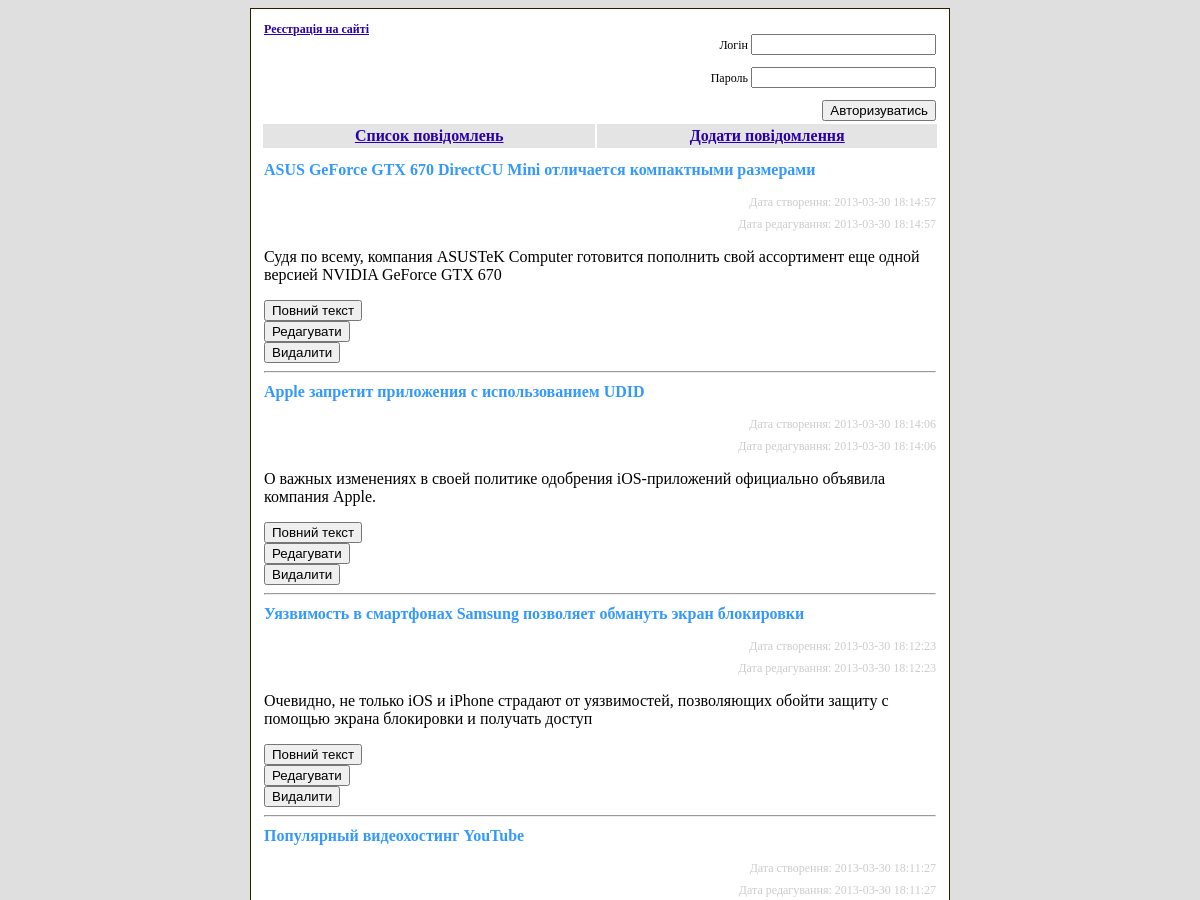
The app's page / (upper part), older data.
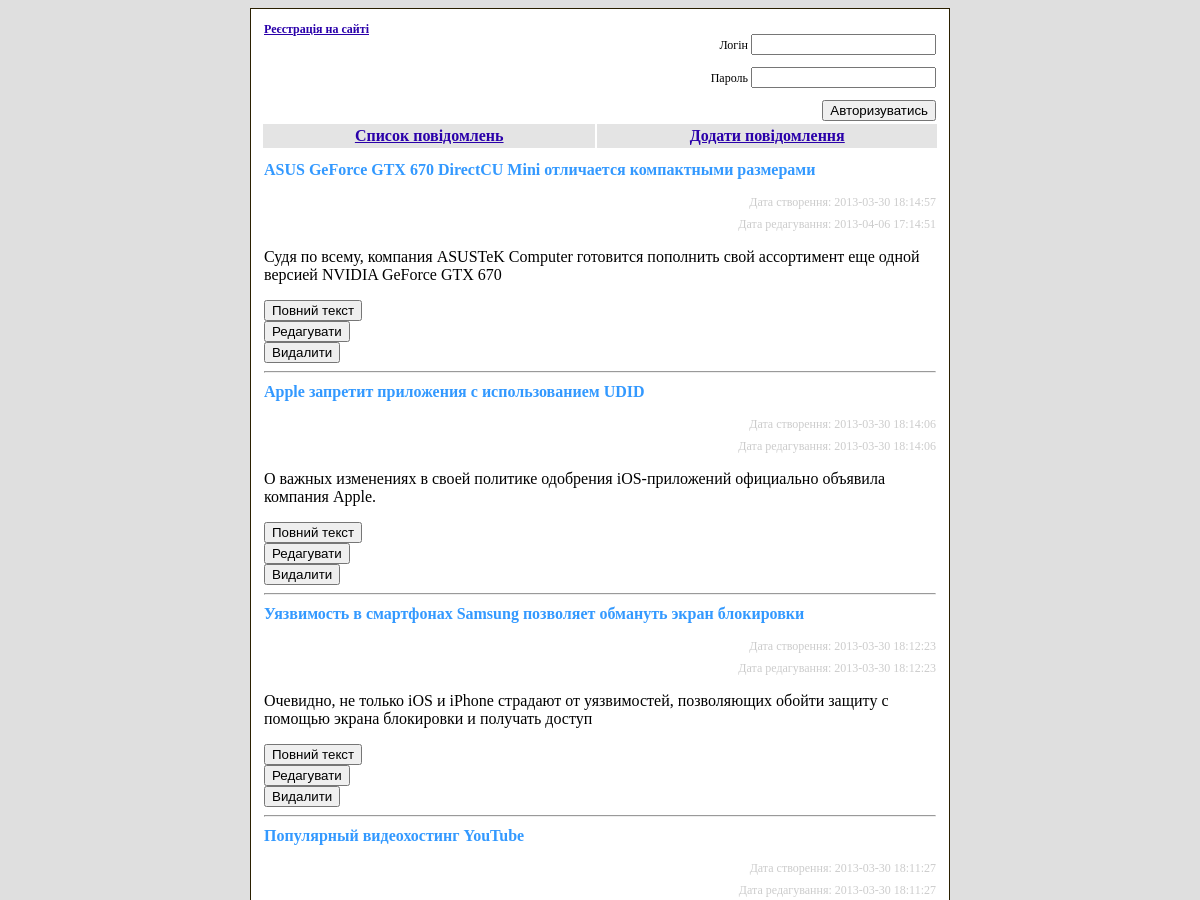
The same page, newer data.
### tables this page shows
CREATE TABLE IF NOT EXISTS `message` (
  `id` int(4) NOT NULL AUTO_INCREMENT,
  `title` varchar(255) NOT NULL,
  `description_small` tinytext NOT NULL,
  `description_big` text NOT NULL,
  `date_add` datetime NOT NULL,
  `date_change` datetime NOT NULL,
  PRIMARY KEY (`id`)
);

### application/core/view.php (called while the page is built)
<?php
class View
{
	function generate($content_view, $Data = null)
	{
		include 'application/views/template_view'.'.php';
	}
}

### application/controllers/controller_main.php (called while the page is built, shortened)
<?php
class Controller_Main extends Controller
{
	function __construct()
	{
		$this->Model=new Model_Main();
		$this->View=new View();
	}
	public function ActionIndex()
	{
		$Data=$this->Model->GetData();
		$this->View->generate('main_view'.'.php',$Data);
	}
}

### application/bootstrap.php (called while the page is built, shortened)
<?php
Route::Start();

### index.php (called while the page is built, shortened)
<?php
require_once 'application/bootstrap'.'.php';

### db.php (called while the page is built, shortened)
<?php
class Database
{
	public function MySqli()
	{
		$mysqli = new mysqli('localhost','user','12345','message_db');
		$mysqli->query("SET NAMES 'utf8'");
		return $mysqli;
	}
}

### application/models/model_main.php (called while the page is built, shortened)
<?php
class Model_Main extends Model
{
	public function GetData()
	{
		$DataBase = new Database;
		$records = array();
		$result=$DataBase->MySqli()->query("SELECT id,title,description_small,description_big,date_add,date_change FROM message ORDER BY date_add DESC");
		while ($myrow=$result->fetch_assoc()){
			if($myrow["date_change"]=="0000-00-00 00:00:00"){
				$myrow["date_change"]=$myrow["date_add"];
			}else{
				$myrow["date_change"]=$myrow["date_change"];
			}
		$records [] = $myrow;
		}
	return $records;
	}
}

### application/views/main_view.php (the view, shortened to what this page needs)
<?php foreach ($Data as $myrow){ ?>
<div>
	<p class='title' align='left'>
	<?php echo $myrow["title"]?>
    </p>
	<p class='message_date'>
    Дата створення: <?php echo $myrow["date_add"]; ?>
    </p>
	<p class='message_date'>
    Дата редагування: <?php echo $myrow["date_change"];?>
    </p>
	<p align='left'>
	<?php echo $myrow["description_small"];?>
    </p>
	<form class="form_button" id='form3' name='form3' align='left' method='post' action='/main/fulltext'>
		<input class='button' type='submit' name='submit2' id='submit2' value='Повний текст' />
	</form>
	<form class="form_button" id='form2' name='form2' align='left' method='post' action='/main/edit'>
		<input class='button' type='submit' name='submit2' id='submit2' value='Редагувати' />
	</form>
	<form class="form_button" id='form1' align='left' name='form1' method='post' action='/main/delete'>
		<input class='button' type='submit' name='submit' id='submit' value='Видалити' />
	</form>
	<hr></hr>
</div>
<?php } ?>

Row changes from the older to the newer data that the page shows:
changed message "ASUS GeForce GTX 670 DirectCU Mini отличается компактными размерами": date_change "2013-03-30 18:14:57" → "2013-04-06 17:14:51"
